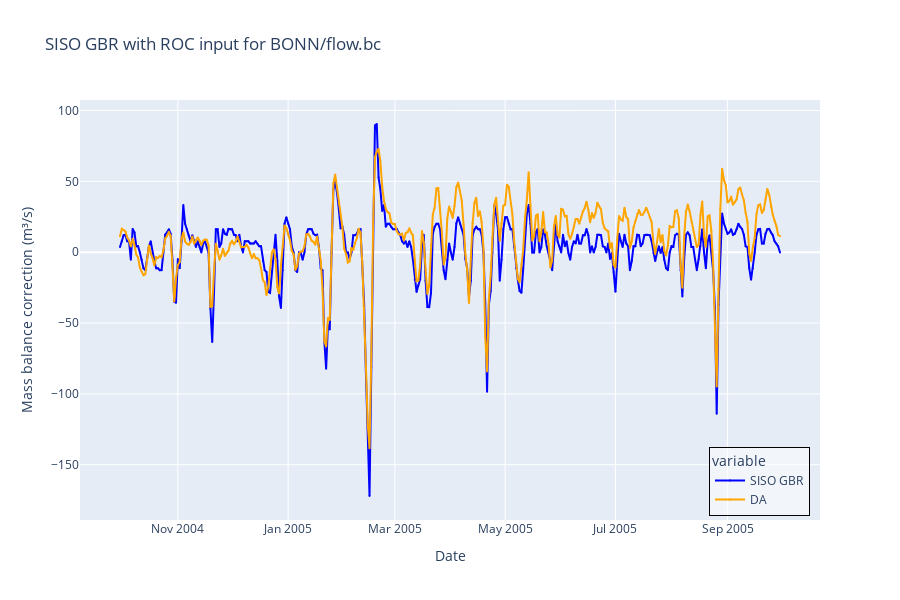

Write notebook code for a chart like this one.
### Code cell
data = {
    'Date': y_val.index[-len(predictions_val):],
    'SISO GBR': validations_original_scale.flatten(),
    'DA': y_val
}
df_plot = pd.DataFrame(data)

fig = px.scatter(df_plot, x='Date', y=['SISO GBR', 'DA'],
                 labels={'value': 'Mass balance correction (m³/s)'},
                 title='SISO GBR with ROC input for ' + df_output.columns[feature_label],
                 color_discrete_sequence=['blue', 'orange'])
fig.update_traces(marker={'size': 2},
                  mode='lines+markers')
fig.update_layout(width=900, height=600,
                    legend={
                        'x': 0.85,  # x position
                        'y': 0.01,  # y position
                        'bgcolor': 'rgba(255, 255, 255, 0.5)',  # semi-transparent background
                        'bordercolor': 'Black',
                        'borderwidth': 1
                    })
fig.show()
#filepath=r'C:\Users\sujan.maharjan\Desktop\KISTERS\figures\regressor_Emmer.html'
#fig.write_html(filepath)

### Figure 1 — Plotly figure (JSON) as saved in the notebook; plotly's stock layout.template omitted (floating-point values rounded to 4 significant figures; data arrays with more than 128 entries replaced by an {"elided": "..."} marker saying what was removed)
{"data": [{"hovertemplate": "variable=SISO GBR<br>Date=%{x}<br>Mass balance correction (m³/s)=%{y}<extra></extra>", "legendgroup": "SISO GBR", "marker": {"color": "blue", "size": 2, "symbol": "circle"}, "mode": "lines+markers", "name": "SISO GBR", "orientation": "v", "showlegend": true, "type": "scatter", "x": {"elided": "366 str values"}, "xaxis": "x", "y": {"elided": "366 float values"}, "yaxis": "y"}, {"hovertemplate": "variable=DA<br>Date=%{x}<br>Mass balance correction (m³/s)=%{y}<extra></extra>", "legendgroup": "DA", "marker": {"color": "orange", "size": 2, "symbol": "circle"}, "mode": "lines+markers", "name": "DA", "orientation": "v", "showlegend": true, "type": "scatter", "x": {"elided": "366 str values"}, "xaxis": "x", "y": {"elided": "366 float values"}, "yaxis": "y"}], "layout": {"height": 600, "legend": {"bgcolor": "rgba(255, 255, 255, 0.5)", "bordercolor": "Black", "borderwidth": 1, "title": {"text": "variable"}, "tracegroupgap": 0, "x": 0.85, "y": 0.01}, "title": {"text": "SISO GBR with ROC input for BONN/flow.bc"}, "width": 900, "xaxis": {"anchor": "y", "domain": [0, 1], "title": {"text": "Date"}}, "yaxis": {"anchor": "x", "domain": [0, 1], "title": {"text": "Mass balance correction (m³/s)"}}}}
